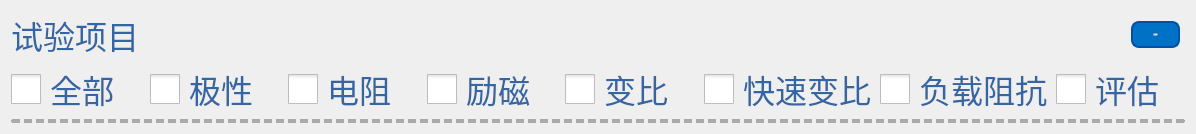
            <widget class="QFrame" name="frame_4">
             <property name="frameShape">
              <enum>QFrame::NoFrame</enum>
             </property>
             <property name="frameShadow">
              <enum>QFrame::Raised</enum>
             </property>
             <layout class="QVBoxLayout" name="verticalLayout_3">
              <item>
               <widget class="QFrame" name="frame_7">
                <property name="frameShape">
                 <enum>QFrame::NoFrame</enum>
                </property>
                <property name="frameShadow">
                 <enum>QFrame::Raised</enum>
                </property>
                <layout class="QHBoxLayout" name="horizontalLayout_3">
                 <property name="spacing">
                  <number>0</number>
                 </property>
                 <property name="leftMargin">
                  <number>0</number>
                 </property>
                 <property name="topMargin">
                  <number>0</number>
                 </property>
                 <property name="rightMargin">
                  <number>0</number>
                 </property>
                 <property name="bottomMargin">
                  <number>0</number>
                 </property>
                 <item>
                  <widget class="QLabel" name="label_26">
                   <property name="palette">
                    <palette>
                     <active>
                      <colorrole role="WindowText">
                       <brush brushstyle="SolidPattern">
                        <color alpha="255">
                         <red>52</red>
                         <green>101</green>
                         <blue>164</blue>
                        </color>
                       </brush>
                      </colorrole>
                     </active>
                     <inactive>
                      <colorrole role="WindowText">
                       <brush brushstyle="SolidPattern">
                        <color alpha="255">
                         <red>52</red>
                         <green>101</green>
                         <blue>164</blue>
                        </color>
                       </brush>
                      </colorrole>
                     </inactive>
                     <disabled>
                      <colorrole role="WindowText">
                       <brush brushstyle="SolidPattern">
                        <color alpha="255">
                         <red>190</red>
                         <green>190</green>
                         <blue>190</blue>
                        </color>
                       </brush>
                      </colorrole>
                     </disabled>
                    </palette>
                   </property>
                   <property name="font">
                    <font>
                     <pointsize>24</pointsize>
                    </font>
                   </property>
                   <property name="text">
                    <string>试验项目</string>
                   </property>
                  </widget>
                 </item>
                 <item>
                  <spacer name="horizontalSpacer_3">
                   <property name="orientation">
                    <enum>Qt::Horizontal</enum>
                   </property>
                   <property name="sizeHint" stdset="0">
                    <size>
                     <width>987</width>
                     <height>20</height>
                    </size>
                   </property>
                  </spacer>
                 </item>
                 <item>
                  <widget class="QPushButton" name="m_buttonTestConnection">
                   <property name="font">
                    <font>
                     <family>Microsoft YaHei</family>
                     <pointsize>-1</pointsize>
                     <weight>75</weight>
                     <italic>false</italic>
                     <bold>true</bold>
                    </font>
                   </property>
                   <property name="styleSheet">
                    <string notr="true">QPushButton#m_buttonTestConnection {
    background-color: #0072C6;
    color: white;
    font: bold 24px &quot;Microsoft YaHei&quot;;
    border-radius: 8px;
    padding: 10px 20px;
    border: 2px solid #0050A8;
    margin: 5px;
}
</string>
                   </property>
                   <property name="text">
                    <string>试验接线</string>
                   </property>
                  </widget>
                 </item>
                </layout>
               </widget>
              </item>
              <item>
               <widget class="QFrame" name="frame_9">
                <property name="frameShape">
                 <enum>QFrame::NoFrame</enum>
                </property>
                <property name="frameShadow">
                 <enum>QFrame::Raised</enum>
                </property>
                <layout class="QHBoxLayout" name="horizontalLayout_4">
                 <property name="spacing">
                  <number>9</number>
                 </property>
                 <property name="leftMargin">
                  <number>0</number>
                 </property>
                 <property name="topMargin">
                  <number>0</number>
                 </property>
                 <property name="rightMargin">
                  <number>0</number>
                 </property>
                 <property name="bottomMargin">
                  <number>0</number>
                 </property>
                 <item>
                  <widget class="QCheckBox" name="checkBox">
                   <property name="minimumSize">
                    <size>
                     <width>30</width>
                     <height>30</height>
                    </size>
                   </property>
                   <property name="maximumSize">
                    <size>
                     <width>30</width>
                     <height>30</height>
                    </size>
                   </property>
                   <property name="styleSheet">
                    <string notr="true">QCheckBox::indicator {
    width: 30px;
    height: 30px;
}</string>
                   </property>
                   <property name="text">
                    <string/>
                   </property>
                  </widget>
                 </item>
                 <item>
                  <widget class="QLabel" name="label_27">
                   <property name="palette">
                    <palette>
                     <active>
                      <colorrole role="WindowText">
                       <brush brushstyle="SolidPattern">
                        <color alpha="255">
                         <red>52</red>
                         <green>101</green>
                         <blue>164</blue>
                        </color>
                       </brush>
                      </colorrole>
                     </active>
                     <inactive>
                      <colorrole role="WindowText">
                       <brush brushstyle="SolidPattern">
                        <color alpha="255">
                         <red>52</red>
                         <green>101</green>
                         <blue>164</blue>
                        </color>
                       </brush>
                      </colorrole>
                     </inactive>
                     <disabled>
                      <colorrole role="WindowText">
                       <brush brushstyle="SolidPattern">
                        <color alpha="255">
                         <red>190</red>
                         <green>190</green>
                         <blue>190</blue>
                        </color>
                       </brush>
                      </colorrole>
                     </disabled>
                    </palette>
                   </property>
                   <property name="font">
                    <font>
                     <pointsize>24</pointsize>
                    </font>
                   </property>
                   <property name="text">
                    <string>全部</string>
                   </property>
                  </widget>
                 </item>
                 <item>
                  <widget class="QCheckBox" name="checkBox_2">
                   <property name="minimumSize">
                    <size>
                     <width>30</width>
                     <height>30</height>
                    </size>
                   </property>
                   <property name="maximumSize">
                    <size>
                     <width>30</width>
                     <height>30</height>
                    </size>
                   </property>
                   <property name="styleSheet">
                    <string notr="true">QCheckBox::indicator {
    width: 30px;
    height: 30px;
}</string>
                   </property>
                   <property name="text">
                    <string/>
                   </property>
                  </widget>
                 </item>
                 <item>
                  <widget class="QLabel" name="label_28">
                   <property name="palette">
                    <palette>
                     <active>
                      <colorrole role="WindowText">
                       <brush brushstyle="SolidPattern">
                        <color alpha="255">
                         <red>52</red>
                         <green>101</green>
                         <blue>164</blue>
                        </color>
                       </brush>
                      </colorrole>
                     </active>
                     <inactive>
                      <colorrole role="WindowText">
                       <brush brushstyle="SolidPattern">
                        <color alpha="255">
                         <red>52</red>
                         <green>101</green>
                         <blue>164</blue>
                        </color>
                       </brush>
                      </colorrole>
                     </inactive>
                     <disabled>
                      <colorrole role="WindowText">
                       <brush brushstyle="SolidPattern">
                        <color alpha="255">
                         <red>190</red>
                         <green>190</green>
                         <blue>190</blue>
                        </color>
                       </brush>
                      </colorrole>
                     </disabled>
                    </palette>
                   </property>
                   <property name="font">
                    <font>
                     <pointsize>24</pointsize>
                    </font>
                   </property>
                   <property name="text">
                    <string>极性</string>
                   </property>
                  </widget>
                 </item>
                 <item>
                  <widget class="QCheckBox" name="checkBox_3">
                   <property name="minimumSize">
                    <size>
                     <width>30</width>
                     <height>30</height>
                    </size>
                   </property>
                   <property name="maximumSize">
                    <size>
                     <width>30</width>
                     <height>30</height>
                    </size>
                   </property>
                   <property name="styleSheet">
                    <string notr="true">QCheckBox::indicator {
    width: 30px;
    height: 30px;
}</string>
                   </property>
                   <property name="text">
                    <string/>
                   </property>
                  </widget>
                 </item>
                 <item>
                  <widget class="QLabel" name="label_29">
                   <property name="palette">
                    <palette>
                     <active>
                      <colorrole role="WindowText">
                       <brush brushstyle="SolidPattern">
                        <color alpha="255">
                         <red>52</red>
                         <green>101</green>
                         <blue>164</blue>
                        </color>
                       </brush>
                      </colorrole>
                     </active>
                     <inactive>
                      <colorrole role="WindowText">
                       <brush brushstyle="SolidPattern">
                        <color alpha="255">
                         <red>52</red>
                         <green>101</green>
                         <blue>164</blue>
                        </color>
                       </brush>
                      </colorrole>
                     </inactive>
                     <disabled>
                      <colorrole role="WindowText">
                       <brush brushstyle="SolidPattern">
                        <color alpha="255">
                         <red>190</red>
                         <green>190</green>
                         <blue>190</blue>
                        </color>
                       </brush>
                      </colorrole>
                     </disabled>
                    </palette>
                   </property>
                   <property name="font">
                    <font>
                     <pointsize>24</pointsize>
                    </font>
                   </property>
                   <property name="text">
                    <string>电阻</string>
                   </property>
                  </widget>
                 </item>
                 <item>
                  <widget class="QCheckBox" name="checkBox_4">
                   <property name="minimumSize">
                    <size>
                     <width>30</width>
                     <height>30</height>
                    </size>
                   </property>
                   <property name="maximumSize">
                    <size>
                     <width>30</width>
                     <height>30</height>
                    </size>
                   </property>
                   <property name="styleSheet">
                    <string notr="true">QCheckBox::indicator {
    width: 30px;
    height: 30px;
}</string>
                   </property>
                   <property name="text">
                    <string/>
                   </property>
                  </widget>
                 </item>
                 <item>
                  <widget class="QLabel" name="label_30">
                   <property name="palette">
                    <palette>
                     <active>
                      <colorrole role="WindowText">
                       <brush brushstyle="SolidPattern">
                        <color alpha="255">
                         <red>52</red>
                         <green>101</green>
                         <blue>164</blue>
                        </color>
                       </brush>
                      </colorrole>
                     </active>
                     <inactive>
                      <colorrole role="WindowText">
                       <brush brushstyle="SolidPattern">
                        <color alpha="255">
                         <red>52</red>
                         <green>101</green>
                         <blue>164</blue>
                        </color>
                       </brush>
                      </colorrole>
                     </inactive>
                     <disabled>
                      <colorrole role="WindowText">
                       <brush brushstyle="SolidPattern">
                        <color alpha="255">
                         <red>190</red>
                         <green>190</green>
                         <blue>190</blue>
                        </color>
                       </brush>
                      </colorrole>
                     </disabled>
                    </palette>
                   </property>
                   <property name="font">
                    <font>
                     <pointsize>24</pointsize>
                    </font>
                   </property>
                   <property name="text">
                    <string>励磁</string>
                   </property>
                  </widget>
                 </item>
                 <item>
                  <widget class="QCheckBox" name="checkBox_5">
                   <property name="minimumSize">
                    <size>
                     <width>30</width>
                     <height>30</height>
                    </size>
                   </property>
                   <property name="maximumSize">
                    <size>
                     <width>30</width>
                     <height>30</height>
                    </size>
                   </property>
                   <property name="styleSheet">
                    <string notr="true">QCheckBox::indicator {
    width: 30px;
    height: 30px;
}</string>
                   </property>
                   <property name="text">
                    <string/>
                   </property>
                  </widget>
                 </item>
                 <item>
                  <widget class="QLabel" name="label_31">
                   <property name="palette">
                    <palette>
                     <active>
                      <colorrole role="WindowText">
                       <brush brushstyle="SolidPattern">
                        <color alpha="255">
                         <red>52</red>
                         <green>101</green>
                         <blue>164</blue>
                        </color>
                       </brush>
                      </colorrole>
                     </active>
                     <inactive>
                      <colorrole role="WindowText">
                       <brush brushstyle="SolidPattern">
                        <color alpha="255">
                         <red>52</red>
                         <green>101</green>
                         <blue>164</blue>
                        </color>
                       </brush>
                      </colorrole>
                     </inactive>
                     <disabled>
                      <colorrole role="WindowText">
                       <brush brushstyle="SolidPattern">
                        <color alpha="255">
                         <red>190</red>
                         <green>190</green>
                         <blue>190</blue>
                        </color>
                       </brush>
                      </colorrole>
                     </disabled>
                    </palette>
                   </property>
                   <property name="font">
                    <font>
                     <pointsize>24</pointsize>
                    </font>
                   </property>
                   <property name="text">
                    <string>变比</string>
                   </property>
                  </widget>
                 </item>
                 <item>
                  <widget class="QCheckBox" name="checkBox_6">
                   <property name="minimumSize">
                    <size>
                     <width>30</width>
                     <height>30</height>
                    </size>
                   </property>
                   <property name="maximumSize">
                    <size>
                     <width>30</width>
                     <height>30</height>
                    </size>
                   </property>
                   <property name="styleSheet">
                    <string notr="true">QCheckBox::indicator {
    width: 30px;
    height: 30px;
}</string>
                   </property>
                   <property name="text">
                    <string/>
                   </property>
                  </widget>
                 </item>
                 <item>
                  <widget class="QLabel" name="label_32">
                   <property name="palette">
                    <palette>
                     <active>
                      <colorrole role="WindowText">
                       <brush brushstyle="SolidPattern">
                        <color alpha="255">
                         <red>52</red>
                         <green>101</green>
                         <blue>164</blue>
                        </color>
                       </brush>
                      </colorrole>
                     </active>
                     <inactive>
                      <colorrole role="WindowText">
                       <brush brushstyle="SolidPattern">
                        <color alpha="255">
                         <red>52</red>
                         <green>101</green>
                         <blue>164</blue>
                        </color>
                       </brush>
                      </colorrole>
                     </inactive>
                     <disabled>
                      <colorrole role="WindowText">
                       <brush brushstyle="SolidPattern">
                        <color alpha="255">
                         <red>190</red>
                         <green>190</green>
                         <blue>190</blue>
                        </color>
                       </brush>
                      </colorrole>
                     </disabled>
                    </palette>
                   </property>
                   <property name="font">
                    <font>
                     <pointsize>24</pointsize>
                    </font>
                   </property>
                   <property name="text">
                    <string>快速变比</string>
                   </property>
                  </widget>
                 </item>
                 <item>
                  <widget class="QCheckBox" name="checkBox_7">
                   <property name="minimumSize">
                    <size>
                     <width>30</width>
                     <height>30</height>
                    </size>
                   </property>
                   <property name="maximumSize">
                    <size>
                     <width>30</width>
                     <height>30</height>
                    </size>
                   </property>
                   <property name="styleSheet">
                    <string notr="true">QCheckBox::indicator {
    width: 30px;
    height: 30px;
}</string>
                   </property>
                   <property name="text">
                    <string/>
                   </property>
                  </widget>
                 </item>
                 <item>
                  <widget class="QLabel" name="label_33">
                   <property name="palette">
                    <palette>
                     <active>
                      <colorrole role="WindowText">
                       <brush brushstyle="SolidPattern">
                        <color alpha="255">
                         <red>52</red>
                         <green>101</green>
                         <blue>164</blue>
                        </color>
                       </brush>
                      </colorrole>
                     </active>
                     <inactive>
                      <colorrole role="WindowText">
                       <brush brushstyle="SolidPattern">
                        <color alpha="255">
                         <red>52</red>
                         <green>101</green>
                         <blue>164</blue>
                        </color>
                       </brush>
                      </colorrole>
                     </inactive>
                     <disabled>
                      <colorrole role="WindowText">
                       <brush brushstyle="SolidPattern">
                        <color alpha="255">
                         <red>190</red>
                         <green>190</green>
                         <blue>190</blue>
                        </color>
                       </brush>
                      </colorrole>
                     </disabled>
                    </palette>
                   </property>
                   <property name="font">
                    <font>
                     <pointsize>24</pointsize>
                    </font>
                   </property>
                   <property name="text">
                    <string>负载阻抗</string>
                   </property>
                  </widget>
                 </item>
                 <item>
                  <widget class="QCheckBox" name="checkBox_8">
                   <property name="minimumSize">
                    <size>
                     <width>30</width>
                     <height>30</height>
                    </size>
                   </property>
                   <property name="maximumSize">
                    <size>
                     <width>30</width>
                     <height>30</height>
                    </size>
                   </property>
                   <property name="styleSheet">
                    <string notr="true">QCheckBox::indicator {
    width: 30px;
    height: 30px;
}</string>
                   </property>
                   <property name="text">
                    <string/>
                   </property>
                  </widget>
                 </item>
                 <item>
                  <widget class="QLabel" name="label_34">
                   <property name="palette">
                    <palette>
                     <active>
                      <colorrole role="WindowText">
                       <brush brushstyle="SolidPattern">
                        <color alpha="255">
                         <red>52</red>
                         <green>101</green>
                         <blue>164</blue>
                        </color>
                       </brush>
                      </colorrole>
                     </active>
                     <inactive>
                      <colorrole role="WindowText">
                       <brush brushstyle="SolidPattern">
                        <color alpha="255">
                         <red>52</red>
                         <green>101</green>
                         <blue>164</blue>
                        </color>
                       </brush>
                      </colorrole>
                     </inactive>
                     <disabled>
                      <colorrole role="WindowText">
                       <brush brushstyle="SolidPattern">
                        <color alpha="255">
                         <red>190</red>
                         <green>190</green>
                         <blue>190</blue>
                        </color>
                       </brush>
                      </colorrole>
                     </disabled>
                    </palette>
                   </property>
                   <property name="font">
                    <font>
                     <pointsize>24</pointsize>
                    </font>
                   </property>
                   <property name="text">
                    <string>评估</string>
                   </property>
                  </widget>
                 </item>
                </layout>
               </widget>
              </item>
              <item>
               <widget class="QFrame" name="lineResult">
                <property name="styleSheet">
                 <string notr="true">QFrame#lineResult {
    border-style: dashed;
    border-color: #AAAAAA;
    border-width: 2px;
    /* Optionally fix the height with min/max-height: */
    min-height: 0px;
    max-height: 0px;
}</string>
                </property>
                <property name="frameShape">
                 <enum>QFrame::StyledPanel</enum>
                </property>
                <property name="frameShadow">
                 <enum>QFrame::Raised</enum>
                </property>
               </widget>
              </item>
             </layout>
            </widget>
